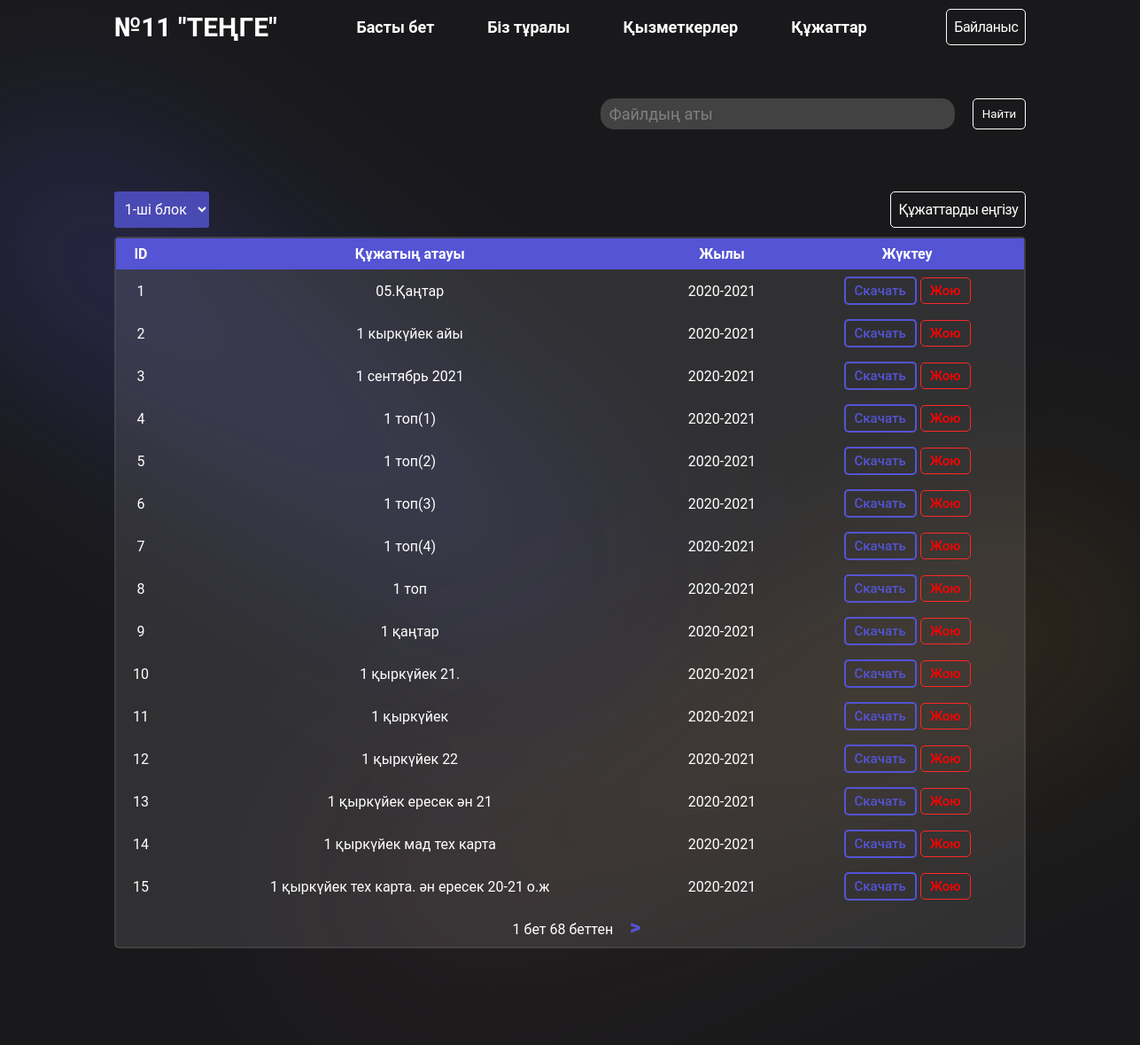
Page /all_files/ (signed in) on the committed database.
### app/models.py (models this page shows, shortened)
class File(models.Model):
    year_choices = [('2020-2021', '2020-2021'),
                    ('2021-2022', '2021-2022'),
                    ('2022-2023', '2022-2023'),
                    ('2023-2024', '2023-2024')]
    tag_choices = [('schedule', 'Кесте'),
                   ('course', 'Курс'),
                   ('methodist_cyclogram', 'Әдіскер циклограмасы'),
                   ('mad', 'МАД'),
                   ('methodist_monitoring', 'Әдіскер мониторинг'),
                   ('personal_development_map', 'Жеке даму картасы'),
                   ('monitoring', 'Мониторинг'),
                   ('group_cyclogram', 'Топтың циклограммасы'),
                   ('year_plan', 'Жалдық жоспар'),
                   ('gpp', 'Топтардың перспективалық жоспарлары'),
                   ('about', 'Біз туралы')]
    name = models.CharField(max_length=255)
    file = models.FileField(upload_to='pdf/', max_length=255)
    tag = models.CharField(
        max_length=100, default='common', choices=tag_choices)
    year = models.CharField(max_length=10, choices=year_choices)
    block = models.CharField(max_length=10, choices=block_choices)

### app/views.py (the view)
# urls.py: path('all_files/', AllFiles.as_view(template_name='all_files.html'), name='all_files'),
class AllFiles(generic.ListView):
    model = File
    template_name = 'all_files.html'
    context_object_name = 'files'
    paginate_by = 15
    def get_queryset(self):
        queryset = File.objects.filter(tag='common')
        block = self.request.GET.get('block')
        if block:
            queryset = queryset.filter(block=str(block))
        else:
            queryset = queryset.filter(block='1')
        return queryset

### templates/all_files.html (shortened to what this page needs)
{% extends 'base.html' %}
{% block content %}
<div style="display: flex; justify-content: space-between; align-items: center;">
  <select name="block" id="block" class="custom-select">
    <option value="1" {% if request.GET.block == "1" %}selected{% endif %}>1-ші блок</option>
  </select>
  {% if request.user.is_authenticated %}
    <a href="{% url 'upload' %}" class="contact">
      Құжаттарды еңгізу
    </a>
  {% endif %}
</div>
<table>
  <tbody>
    <tr class="table-head">
      <th>ID</th>
      <th>Құжатың атауы</th>
      <th>Жылы</th>
      <th>Жүктеу</th>
    </tr>
    {% for file in files %}
    <tr>
      <td>{{ file.id }}</td>
      <td>{{ file.name }}</td>
      <td>{{ file.year }}</td>
      <td>
        <a href="{{ file.file.url }}" download> <button>Скачать</button></a>
        {% if request.user.is_authenticated %}
        <a href="{% url 'delete_file' file.id %}"><button class="delete_file">Жою</button></a>
        {% endif %}
      </td>
    </tr>
    {% endfor %}
    <tr>
      <td colspan="4">
            <span style="margin-inline: 15px;">{{page_obj.number}} бет {{page_obj.paginator.num_pages}} беттен</span>
            {% if page_obj.has_next %}
            <a href="?page={{page_obj.next_page_number}}"
              style="color: #5454d4; text-decoration: none; font-size: 24px; font-weight: 900;">></a>
            {% endif %}
      </td>
    </tr>
  </tbody>
</table>
{% endblock %}

### static/style.css (style rules this page uses)
* { margin: 0; padding: 0; box-sizing: border-box; font-family: "Roboto", sans-serif; }
html { scroll-behavior: smooth; }
body { display: flex; flex-direction: column; height: 100vh; background: #19191b; color: #fff; overflow-x: hidden; }
.contact { display: block; width: fit-content; color: #fff; text-align: center; font-size: 16px; font-style: normal; font-weight: 400; line-height: normal; letter-spacing: -0.5px; border-radius: 5px; border: 1px solid #fff; backdrop-filter: blur(1px); text-decoration: none; padding: 10px 8px; transition: all; }
table { margin: 0; width: 100%; border: 2px solid #6c6c6c75; padding: 0; border-spacing: 0; border-radius: 5px; }
tr > td { padding: 8px; margin: 0; background-color: rgba(255, 255, 255, 0.1); }
th, td { padding: 8px; }
.table-head { color: white; text-align: left; background-color: #5454d4; z-index: 2; }
tbody tr td button { margin: 0; padding: 5px 10px; color: #5454d4; background: none; border-radius: 5px; font-weight: 500; font-size: 15px; border: 2px solid #5454d4; cursor: pointer; }
table > tbody > tr > th { text-align: center; }
table { text-align: center; }
.custom-select { color: #fff; outline: none; border: none; background-color: #5454d4cc; padding: 10px 8px; border-radius: 5%; font-size: 16px; cursor: pointer; margin: 10px 0; }
.custom-select > option { background-color: #5454d4cc; }
.delete_file { border: 1px solid #ff2727; color: red; }

### rows in the picture
File: id "1", name "05.Қаңтар", year "2020-2021", shows "Жою"
File: id "2", name "1 кыркүйек айы", year "2020-2021", shows "Жою"
File: id "3", name "1 сентябрь 2021", year "2020-2021", shows "Жою"
File: id "4", name "1 топ(1)", year "2020-2021", shows "Жою"
File: id "5", name "1 топ(2)", year "2020-2021", shows "Жою"
File: id "6", name "1 топ(3)", year "2020-2021", shows "Жою"
File: id "7", name "1 топ(4)", year "2020-2021", shows "Жою"
File: id "8", name "1 топ", year "2020-2021"
File: id "9", name "1 қаңтар", year "2020-2021"
File: id "10", name "1 қыркүйек 21.", year "2020-2021"
File: id "11", name "1 қыркүйек", year "2020-2021"
File: id "12", name "1 қыркүйек 22", year "2020-2021", shows "Жою"
File: id "13", name "1 қыркүйек ересек ән 21", year "2020-2021", shows "Жою"
File: id "14", name "1 қыркүйек мад тех карта", year "2020-2021", shows "Жою"
File: id "15", name "1 қыркүйек тех карта. ән ересек 20-21 о.ж", year "2020-2021", shows "Жою"

### other values in the picture
{{ page_obj.number }} "1"
{{ page_obj.paginator.num_pages }} "68"
